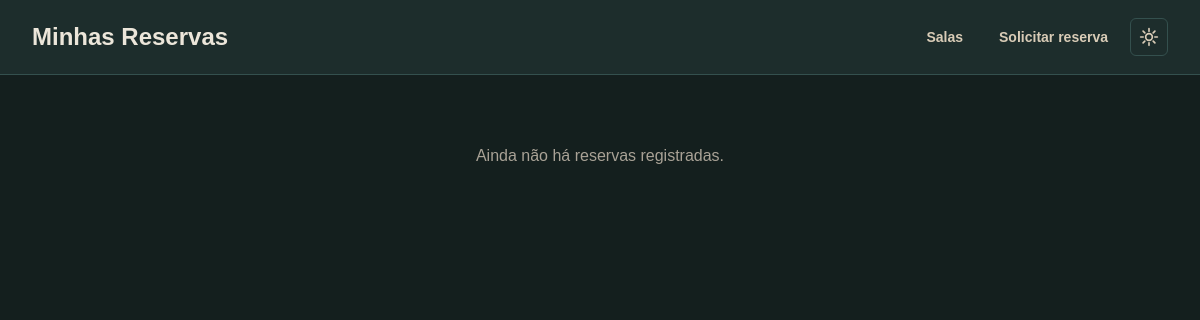
The page /minhas-reservas/ (signed in) on the database as committed earlier.
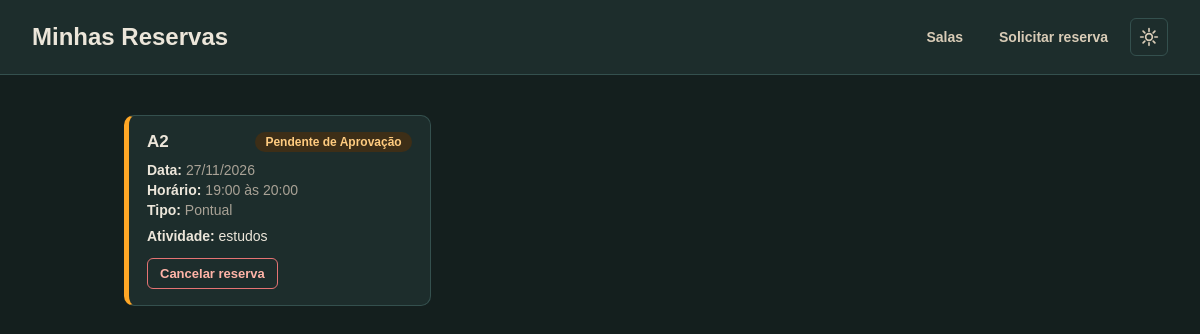
The same page on the database as committed later.
### reservas/models.py (models this page shows, shortened)
class Reserva(models.Model):
    STATUS_CHOICES = [
        ('PENDENTE', 'Pendente de Aprovação'),
        ('APROVADA', 'Aprovada'),
        ('RECUSADA', 'Recusada / Substituída por Prioridade'),
        ('CANCELADA', 'Cancelada pelo Usuário'),
        ('BLOQUEADA', 'Bloqueada pelo Funcionário'),
    ]
    TIPO_RESERVA_CHOICES = [
        ('PONTUAL', 'Pontual'),
        ('SEMESTRAL', 'Semestral'),
    ]
    tipo_reserva = models.CharField(
        max_length=15,
        choices=TIPO_RESERVA_CHOICES,
        default='PONTUAL',
    )
    sala = models.ForeignKey(Sala, on_delete=models.CASCADE, related_name='reservas')
    solicitante = models.ForeignKey(Usuario, on_delete=models.CASCADE, related_name='minhas_reservas')
    data = models.DateField()
    hora_inicio = models.TimeField()  # Ex: 08:00, 10:00, 11:00, 14:00...
    hora_fim = models.TimeField()
    atividade = models.CharField(max_length=100)  # Ex: Aula 1, Extensão, Evento, Grupo C
    status = models.CharField(max_length=15, choices=STATUS_CHOICES, default='PENDENTE')
    criado_em = models.DateTimeField(auto_now_add=True)
    class Meta:
        ordering = ['data', 'hora_inicio']

class Sala(models.Model):
    nome = models.CharField(max_length=50, unique=True)  # Ex: A2, A3, A5
    departamento = models.CharField(max_length=100)       # Ex: Mecatrônica / Engenharia
    capacidade = models.IntegerField(default=40)

### reservas/views.py (the view)
# urls.py: path('minhas-reservas/', views.minhas_reservas, name='minhas_reservas'),
@login_required
def minhas_reservas(request):
    reservas = (
        Reserva.objects.filter(solicitante=request.user)
        .exclude(status='CANCELADA')
        .select_related('sala')
        .order_by('data', 'hora_inicio')
    )
    return render(request, 'reservas/minhas_reservas.html', {'reservas': reservas})

### templates/reservas/minhas_reservas.html (shortened to what this page needs)
{% load static %}
<!DOCTYPE html>
<html lang="pt-br">
<head>
    <link rel="stylesheet" href="{% static 'minhas-reservas.css' %}">
</head>
<body>
    <header>
        <h1>Minhas Reservas</h1>
        <nav>
            <a href="{% url 'lista_salas' %}">Salas</a>
            <a href="{% url 'solicitar_reserva' %}">Solicitar reserva</a>
            <button type="button" id="botao-tema" class="botao-tema" aria-label="Alternar tema">
            </button>
        </nav>
    </header>
    <main>
        {% if reservas %}
            <div class="reservas-grid">
                {% for reserva in reservas %}
                    {% with st=reserva.status|lower %}
                        <div class="reserva-card {{ st }}">
                            <div class="card-header">
                                <span class="sala-nome">{{ reserva.sala.nome }}</span>
                                <span class="badge {{ st }}">{{ reserva.get_status_display }}</span>
                            </div>
                            <div class="meta">
                                <strong>Data:</strong> {{ reserva.data|date:"d/m/Y" }}
                            </div>
                            <div class="meta">
                                <strong>Horário:</strong> {{ reserva.hora_inicio|time:"H:i" }} às {{ reserva.hora_fim|time:"H:i" }}
                            </div>
                            <div class="meta">
                                <strong>Tipo:</strong> {{ reserva.get_tipo_reserva_display }}
                            </div>
                            <div class="atividade">
                                <strong>Atividade:</strong> {{ reserva.atividade }}
                            </div>
                            {% if reserva.status == 'APROVADA' or reserva.status == 'PENDENTE' %}
                                <div class="acoes">
                                    <form method="post" action="{% url 'cancelar_reserva' reserva.id %}">
                                        <button type="submit" class="btn-cancelar">Cancelar reserva</button>
                                    </form>
                                </div>
                            {% endif %}
                        </div>
                    {% endwith %}
                {% endfor %}
            </div>
        {% else %}
            <p class="vazio">Ainda não há reservas registradas.</p>
        {% endif %}
    </main>
</body>
</html>

Rows that differ between the two databases and show on the page:
added Reserva: sala.nome "A2", status "Pendente de Aprovação", data "27/11/2026", hora_inicio "19:00", hora_fim "20:00", tipo_reserva "Pontual", atividade "estudos", shows "Cancelar reserva"
Other text that changed with them:
text no longer shown: "Ainda não há reservas registradas."
